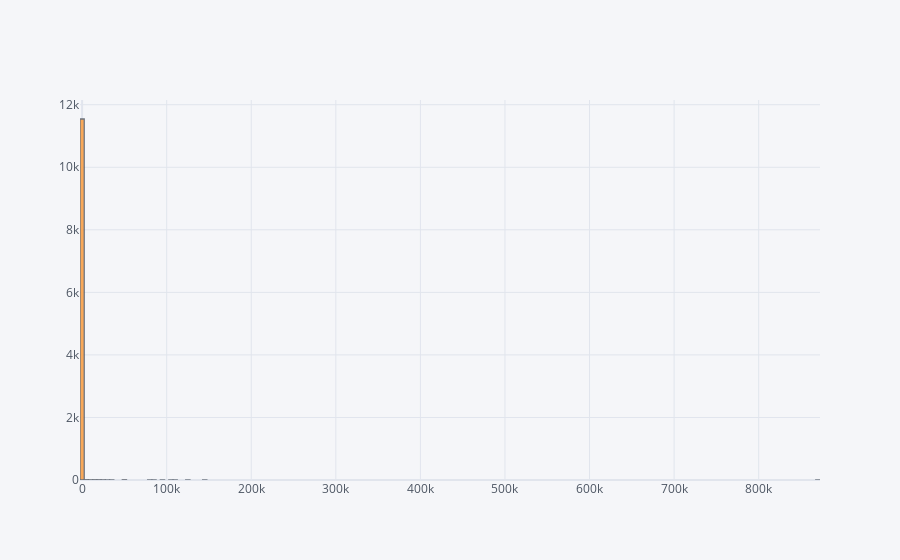

The notebook cell saved with this chart:
### Markdown cell above
To contrast the Energy Star Score, we can look at the `Energy Use Intensity (EUI)`, which is the `total energy use` divided by the `square footage of the building`. <br>Here the energy usage is not self-reported, so this could be a more objective measure of the energy efficiency of a building. Moreover, this is not a percentile rank, so the absolute values are important and we would expect them to be approximately normally distributed with perhaps a few outliers on the low or high end.

### Code cell
# Draw a histogram for 'Site EUI (kBtu/ft²)'
plt.hist(data['Site EUI (kBtu/ft²)'].dropna(),bins=20)
plt.xlabel('Site EUI')
plt.title('Site EUI Distribution')

data['Site EUI (kBtu/ft²)'].iplot(kind='hist',bins=200)

### Figure 1 — Plotly figure (JSON) as saved in the notebook; plotly's stock layout.template omitted (floating-point values rounded to 4 significant figures; data arrays with more than 128 entries replaced by an {"elided": "..."} marker saying what was removed)
{"data": [{"histfunc": "count", "histnorm": "", "marker": {"color": "rgba(255, 153, 51, 1.0)", "line": {"color": "#4D5663", "width": 1.3}}, "name": "Site EUI (kBtu/ft²)", "nbinsx": 200, "opacity": 0.8, "orientation": "v", "type": "histogram", "x": {"elided": "11746 float values"}}], "layout": {"barmode": "overlay", "legend": {"bgcolor": "#F5F6F9", "font": {"color": "#4D5663"}}, "paper_bgcolor": "#F5F6F9", "plot_bgcolor": "#F5F6F9", "title": {"font": {"color": "#4D5663"}}, "xaxis": {"gridcolor": "#E1E5ED", "showgrid": true, "tickfont": {"color": "#4D5663"}, "title": {"font": {"color": "#4D5663"}, "text": ""}, "zerolinecolor": "#E1E5ED"}, "yaxis": {"gridcolor": "#E1E5ED", "showgrid": true, "tickfont": {"color": "#4D5663"}, "title": {"font": {"color": "#4D5663"}, "text": ""}, "zerolinecolor": "#E1E5ED"}}}
